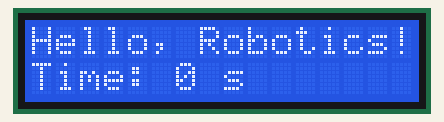
Recording of a sketch running on a simulated Arduino Uno, built with avr-gcc and run on an emulated ATmega328P. On the bench: 16×2 character LCD.

Above: at 0.1 s.
At 4.1 s:
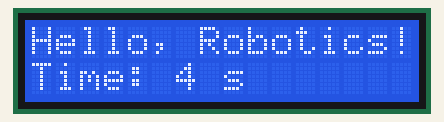
At 9.1 s:
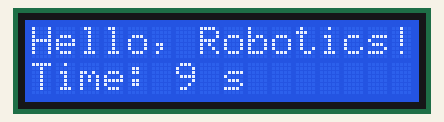
At 19.1 s:
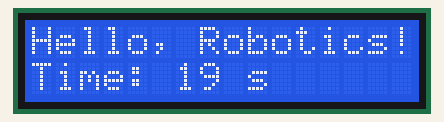
At 29.1 s:
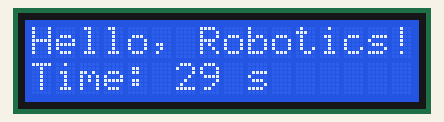
At 39.1 s:
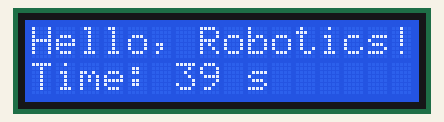

The sketch:

Day23_LCD_Test.ino
```cpp
// Day 23 - Exercise 2: LCD test
// Line 1: "Hello, Robotics!"   Line 2: seconds since start
#include <LiquidCrystal.h>

LiquidCrystal lcd(12, 11, 5, 4, 3, 2);   // RS, E, D4, D5, D6, D7

void setup() {
  lcd.begin(16, 2);
  lcd.setCursor(0, 0);
  lcd.print("Hello, Robotics!");
}

void loop() {
  lcd.setCursor(0, 1);
  lcd.print("Time: ");
  lcd.print(millis() / 1000);
  lcd.print(" s   ");                    // trailing spaces wipe old digits
}
```

Measured:
- what the display in image 1 shows lasts 1.0 s, from 4.0 s to 5.0 s
